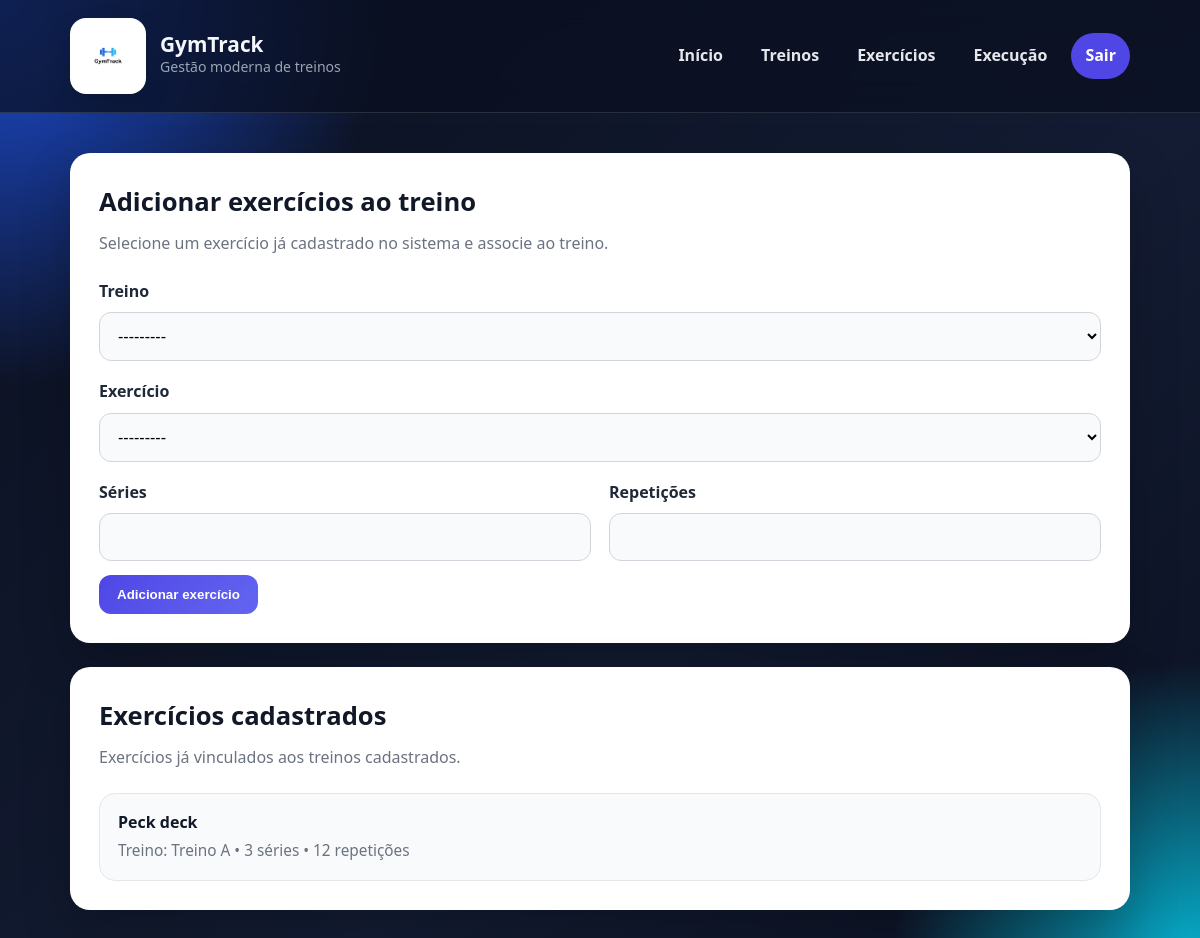
The app's page /exercicios/ (signed in), older data.
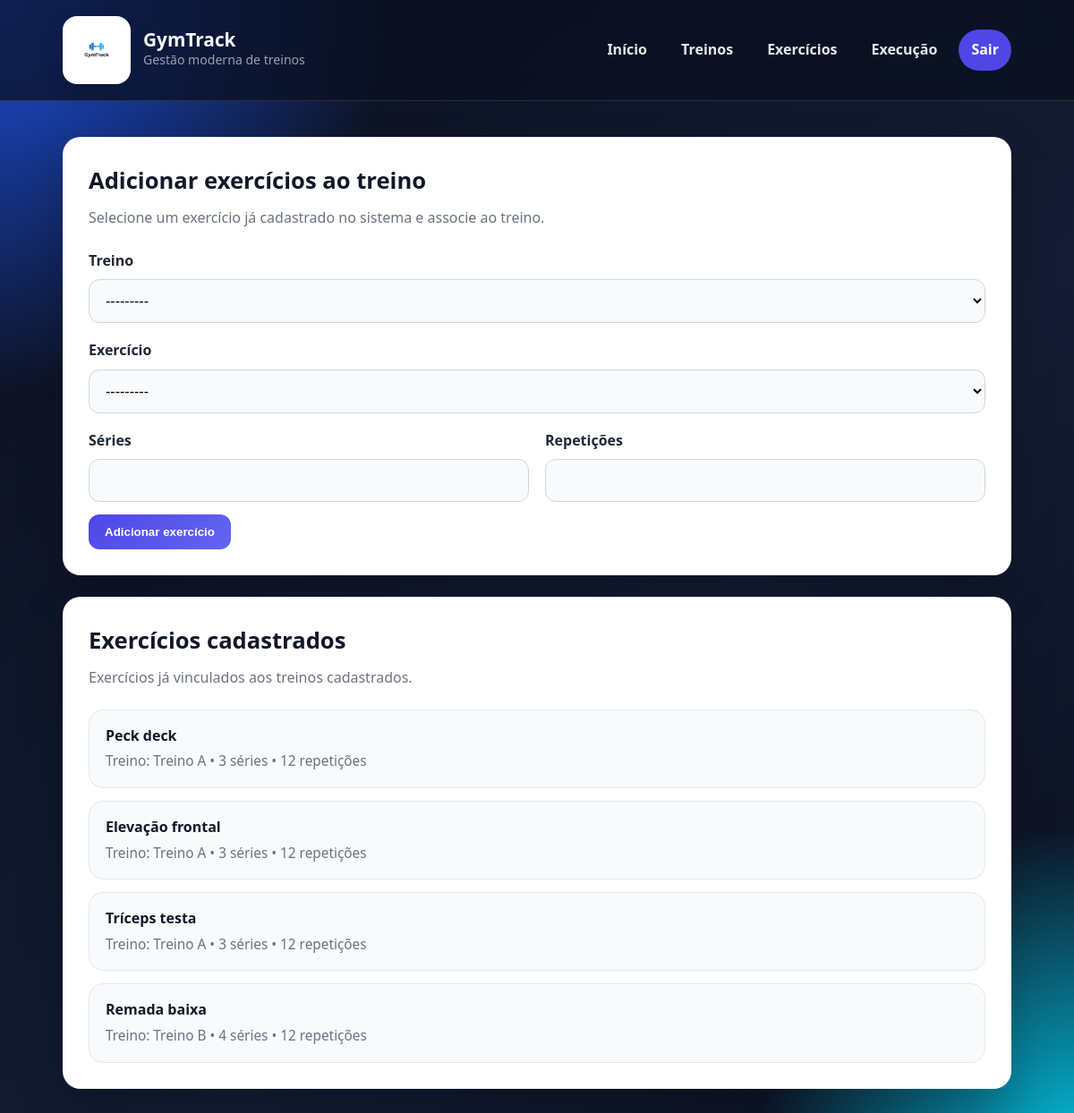
The same page, newer data.
### core/models.py (models this page shows, shortened)
class Exercicio(models.Model):
    treino = models.ForeignKey(Treino, on_delete=models.CASCADE, related_name='exercicios')
    exercicio_base = models.ForeignKey(
        ExercicioBase,
        on_delete=models.CASCADE,
        related_name='exercicios_do_sistema',
        null=True,
        blank=True
    )
    nome = models.CharField(max_length=100, blank=True, null=True)
    series = models.PositiveIntegerField()
    repeticoes = models.PositiveIntegerField()

class ExercicioBase(models.Model):
    nome = models.CharField(max_length=100, unique=True)
    grupo_muscular = models.CharField(max_length=50)
    def __str__(self):
        return f"{self.nome} ({self.grupo_muscular})"

class Treino(models.Model):
    nome = models.CharField(max_length=100)
    def __str__(self):
        return self.nome

### core/views.py (the view)
# urls.py: path('exercicios/', views.exercicios_view, name='exercicios'),
@login_required
def exercicios_view(request):
    form = ExercicioForm()
    if request.method == 'POST':
        form = ExercicioForm(request.POST)
        if form.is_valid():
            form.save()
            return redirect('exercicios')
    exercicios = Exercicio.objects.select_related('treino', 'exercicio_base').all()
    return render(request, 'core/exercicios.html', {
        'form': form,
        'exercicios': exercicios
    })

### core/forms.py
class ExercicioForm(forms.ModelForm):
    class Meta:
        model = Exercicio
        fields = ['treino', 'exercicio_base', 'series', 'repeticoes']
        labels = {
            'treino': 'Treino',
            'exercicio_base': 'Exercício',
            'series': 'Séries',
            'repeticoes': 'Repetições',
        }

### core/templates/core/exercicios.html (shortened to what this page needs)
{% extends 'core/base.html' %}
{% block content %}
<section class="page-grid">
    <div class="content-card">
        <h2 class="section-title">Adicionar exercícios ao treino</h2>
        <p class="section-subtitle">Selecione um exercício já cadastrado no sistema e associe ao treino.</p>
        <form method="post">
            <div class="form-grid">
                <div class="form-group full">
                    <label for="{{ form.treino.id_for_label }}">Treino</label>
                    {{ form.treino }}
                </div>
                <div class="form-group full">
                    <label for="{{ form.exercicio_base.id_for_label }}">Exercício</label>
                    {{ form.exercicio_base }}
                </div>
                <div class="form-group">
                    <label for="{{ form.series.id_for_label }}">Séries</label>
                    {{ form.series }}
                </div>
                <div class="form-group">
                    <label for="{{ form.repeticoes.id_for_label }}">Repetições</label>
                    {{ form.repeticoes }}
                </div>
            </div>
            <div class="form-actions">
                <button type="submit" class="btn btn-primary">Adicionar exercício</button>
            </div>
        </form>
    </div>
    <div class="list-card">
        <h3 class="section-title">Exercícios cadastrados</h3>
        <p class="section-subtitle">Exercícios já vinculados aos treinos cadastrados.</p>
        {% if exercicios %}
            <ul class="items-list">
                {% for exercicio in exercicios %}
                    <li class="item">
                        <div>
                            <strong>
                                {% if exercicio.exercicio_base %}
                                    {{ exercicio.exercicio_base.nome }}
                                {% else %}
                                    {{ exercicio.nome }}
                                {% endif %}
                            </strong>
                            <span>
                                Treino: {{ exercicio.treino.nome }} •
                                {{ exercicio.series }} séries •
                                {{ exercicio.repeticoes }} repetições
                            </span>
                        </div>
                    </li>
                {% endfor %}
            </ul>
        {% else %}
            <div class="empty-state">Nenhum exercício cadastrado até o momento.</div>
        {% endif %}
    </div>
</section>
{% endblock %}

Row changes from the older to the newer data that the page shows:
added Exercicio: exercicio_base.nome "Elevação frontal", treino.nome "Treino A", series "3", repeticoes "12"
added Exercicio: exercicio_base.nome "Tríceps testa", treino.nome "Treino A", series "3", repeticoes "12"
added Exercicio: exercicio_base.nome "Remada baixa", treino.nome "Treino B", series "4", repeticoes "12"
